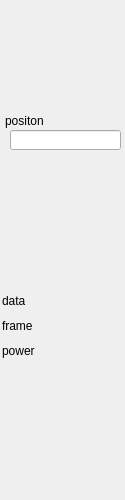
<?xml version="1.0" encoding="UTF-8"?>
<ui version="4.0">
 <class>Form</class>
 <widget class="QWidget" name="Form">
  <property name="geometry">
   <rect>
    <x>0</x>
    <y>0</y>
    <width>125</width>
    <height>500</height>
   </rect>
  </property>
  <property name="windowTitle">
   <string>Form</string>
  </property>
  <widget class="caInclude" name="cainclude">
   <property name="geometry">
    <rect>
     <x>0</x>
     <y>0</y>
     <width>125</width>
     <height>500</height>
    </rect>
   </property>
   <property name="macro">
    <string>IOC=$(IOC),MasterID=$(MasterID),SlaveID=$(SlaveID)</string>
   </property>
   <property name="filename" stdset="0">
    <string notr="true">ecmcE_slave_frame.ui</string>
   </property>
  </widget>
  <widget class="caLabel" name="calabel_5">
   <property name="geometry">
    <rect>
     <x>5</x>
     <y>110</y>
     <width>60</width>
     <height>22</height>
    </rect>
   </property>
   <property name="text">
    <string>positon</string>
   </property>
  </widget>
  <widget class="caLineEdit" name="calineedit">
   <property name="geometry">
    <rect>
     <x>10</x>
     <y>130</y>
     <width>111</width>
     <height>20</height>
    </rect>
   </property>
   <property name="alignment">
    <set>Qt::AlignBottom|Qt::AlignLeading|Qt::AlignLeft</set>
   </property>
   <property name="channel" stdset="0">
    <string notr="true">$(IOC):m$(MasterID)s$(SlaveID)-Enc01-PosAct</string>
   </property>
   <property name="background">
    <color alpha="0">
     <red>160</red>
     <green>160</green>
     <blue>164</blue>
    </color>
   </property>
   <property name="colorMode">
    <enum>caLineEdit::Static</enum>
   </property>
   <property name="precisionMode">
    <enum>caLineEdit::User</enum>
   </property>
  </widget>
  <widget class="caLed" name="caled_3">
   <property name="geometry">
    <rect>
     <x>100</x>
     <y>290</y>
     <width>22</width>
     <height>22</height>
    </rect>
   </property>
   <property name="toolTip">
    <string>&lt;html&gt;&lt;head/&gt;&lt;body&gt;&lt;p&gt;E-Bus Power Status&lt;/p&gt;&lt;/body&gt;&lt;/html&gt;</string>
   </property>
   <property name="rectangular">
    <bool>true</bool>
   </property>
   <property name="gradientEnabled">
    <bool>false</bool>
   </property>
   <property name="channel" stdset="0">
    <string notr="true">$(IOC):m$(MasterID)s$(SlaveID)-Enc01-DataAlrm</string>
   </property>
   <property name="colorMode">
    <enum>caLed::Static</enum>
   </property>
   <property name="falseColor">
    <color>
     <red>170</red>
     <green>0</green>
     <blue>0</blue>
    </color>
   </property>
   <property name="trueColor">
    <color>
     <red>0</red>
     <green>85</green>
     <blue>0</blue>
    </color>
   </property>
   <property name="trueValue">
    <string notr="true">0</string>
   </property>
   <property name="falseValue">
    <string notr="true">1</string>
   </property>
  </widget>
  <widget class="caLabel" name="calabel_7">
   <property name="geometry">
    <rect>
     <x>2</x>
     <y>340</y>
     <width>90</width>
     <height>22</height>
    </rect>
   </property>
   <property name="toolTip">
    <string>&lt;html&gt;&lt;head/&gt;&lt;body&gt;&lt;p&gt;E-Bus Power Status&lt;/p&gt;&lt;/body&gt;&lt;/html&gt;</string>
   </property>
   <property name="text">
    <string>power</string>
   </property>
  </widget>
  <widget class="caLed" name="caled_6">
   <property name="geometry">
    <rect>
     <x>100</x>
     <y>340</y>
     <width>22</width>
     <height>22</height>
    </rect>
   </property>
   <property name="toolTip">
    <string>&lt;html&gt;&lt;head/&gt;&lt;body&gt;&lt;p&gt;E-Bus Power Status&lt;/p&gt;&lt;/body&gt;&lt;/html&gt;</string>
   </property>
   <property name="rectangular">
    <bool>true</bool>
   </property>
   <property name="gradientEnabled">
    <bool>false</bool>
   </property>
   <property name="channel" stdset="0">
    <string notr="true">$(IOC):m$(MasterID)s$(SlaveID)-Enc01-PowerAlrm</string>
   </property>
   <property name="colorMode">
    <enum>caLed::Static</enum>
   </property>
   <property name="falseColor">
    <color>
     <red>170</red>
     <green>0</green>
     <blue>0</blue>
    </color>
   </property>
   <property name="trueColor">
    <color>
     <red>0</red>
     <green>85</green>
     <blue>0</blue>
    </color>
   </property>
   <property name="trueValue">
    <string notr="true">0</string>
   </property>
   <property name="falseValue">
    <string notr="true">1</string>
   </property>
  </widget>
  <widget class="caLabel" name="calabel_3">
   <property name="geometry">
    <rect>
     <x>2</x>
     <y>290</y>
     <width>90</width>
     <height>22</height>
    </rect>
   </property>
   <property name="toolTip">
    <string>&lt;html&gt;&lt;head/&gt;&lt;body&gt;&lt;p&gt;E-Bus Power Status&lt;/p&gt;&lt;/body&gt;&lt;/html&gt;</string>
   </property>
   <property name="text">
    <string>data</string>
   </property>
  </widget>
  <widget class="caLabel" name="calabel_6">
   <property name="geometry">
    <rect>
     <x>2</x>
     <y>315</y>
     <width>90</width>
     <height>22</height>
    </rect>
   </property>
   <property name="toolTip">
    <string>&lt;html&gt;&lt;head/&gt;&lt;body&gt;&lt;p&gt;E-Bus Power Status&lt;/p&gt;&lt;/body&gt;&lt;/html&gt;</string>
   </property>
   <property name="text">
    <string>frame</string>
   </property>
  </widget>
  <widget class="caLed" name="caled_5">
   <property name="geometry">
    <rect>
     <x>100</x>
     <y>315</y>
     <width>22</width>
     <height>22</height>
    </rect>
   </property>
   <property name="toolTip">
    <string>&lt;html&gt;&lt;head/&gt;&lt;body&gt;&lt;p&gt;E-Bus Power Status&lt;/p&gt;&lt;/body&gt;&lt;/html&gt;</string>
   </property>
   <property name="rectangular">
    <bool>true</bool>
   </property>
   <property name="gradientEnabled">
    <bool>false</bool>
   </property>
   <property name="channel" stdset="0">
    <string notr="true">$(IOC):m$(MasterID)s$(SlaveID)-Enc01-FrameAlrm</string>
   </property>
   <property name="colorMode">
    <enum>caLed::Static</enum>
   </property>
   <property name="falseColor">
    <color>
     <red>170</red>
     <green>0</green>
     <blue>0</blue>
    </color>
   </property>
   <property name="trueColor">
    <color>
     <red>0</red>
     <green>85</green>
     <blue>0</blue>
    </color>
   </property>
   <property name="trueValue">
    <string notr="true">0</string>
   </property>
   <property name="falseValue">
    <string notr="true">1</string>
   </property>
  </widget>
  <widget class="caByte" name="cabyte_2">
   <property name="geometry">
    <rect>
     <x>80</x>
     <y>150</y>
     <width>20</width>
     <height>120</height>
    </rect>
   </property>
   <property name="channel" stdset="0">
    <string notr="true">$(IOC):m$(MasterID)s$(SlaveID)-Enc01-Stat</string>
   </property>
   <property name="endBit">
    <number>15</number>
   </property>
  </widget>
 </widget>
 <customwidgets>
  <customwidget>
   <class>caLabel</class>
   <extends>QLabel</extends>
   <header>caLabel</header>
  </customwidget>
  <customwidget>
   <class>caInclude</class>
   <extends>QWidget</extends>
   <header>caInclude</header>
  </customwidget>
  <customwidget>
   <class>caLed</class>
   <extends>QWidget</extends>
   <header>caLed</header>
  </customwidget>
  <customwidget>
   <class>caLineEdit</class>
   <extends>QLineEdit</extends>
   <header>caLineEdit</header>
  </customwidget>
  <customwidget>
   <class>caByte</class>
   <extends>QWidget</extends>
   <header>caByte</header>
  </customwidget>
 </customwidgets>
 <resources/>
 <connections/>
</ui>
